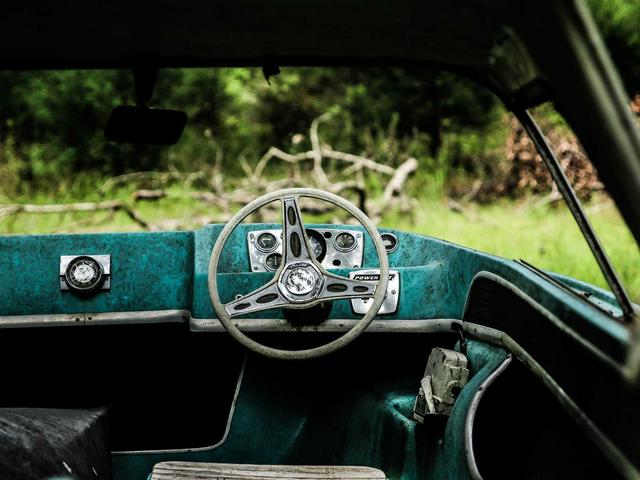
#> input picture samples/01.jpg, 640 x 480 px; its folder holds only this picture in this run
$ python render_results.py
#> lines starting #> are read from the running program, lines starting #| are printed output that depends on the picture
"""Create an inspectable image sheet from the saved predictions, including failures."""
import json
import textwrap
from pathlib import Path
from PIL import Image, ImageDraw, ImageFont

ROOT=Path(__file__).resolve().parent
font=ImageFont.truetype('/usr/share/fonts/truetype/dejavu/DejaVuSans.ttf',18)
title_font=ImageFont.truetype('/usr/share/fonts/truetype/dejavu/DejaVuSans.ttf',22)
annotations=json.loads((ROOT/'samples/annotations.json').read_text())['images']
#> (reads samples/annotations.json from the repository)
qwen={r['image']:r for r in json.loads((ROOT/'results/qwen.json').read_text())['results']}
#> (reads results/qwen.json from the repository)
siglip={r['image']:r for r in json.loads((ROOT/'results/siglip.json').read_text())['results']}
#> (reads results/siglip.json from the repository)
mobileclip={r['image']:r for r in json.loads((ROOT/'results/mobileclip.json').read_text())['results']}
#> (reads results/mobileclip.json from the repository)
review={r['image']:r for r in json.loads((ROOT/'results/review.json').read_text())['results']}
for sheet in range(2):
    canvas=Image.new('RGB',(1400,1920),'white')
#> canvas: PIL image 1400x1920 RGB; every value is 255
    draw=ImageDraw.Draw(canvas)
    draw.text((20,12),f'Random photos: {sheet*10+1:02d}-{sheet*10+10:02d} | Qwen3-VL-2B, SigLIP 2, MobileCLIP2 | CPU',font=title_font,fill='black')
    for cell,reference in enumerate(annotations[sheet*10:sheet*10+10]):
        index=reference['index']; name=f'{index:02d}.jpg'
        x,y=(cell%2)*700+20,(cell//2)*372+55
        image=Image.open(ROOT/'samples'/name); image.thumbnail((300,225))
#> further down, image is the input picture: PIL image 640x480 RGB; mean R, G, B 50.7, 61.2, 44.5
#> after `image.thumbnail((300, 225))`:
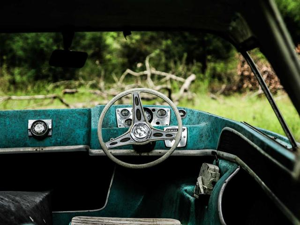
#> image: PIL image 300x225 RGB; mean R, G, B 50.7, 61.2, 44.6
        canvas.paste(image,(x,y+28))
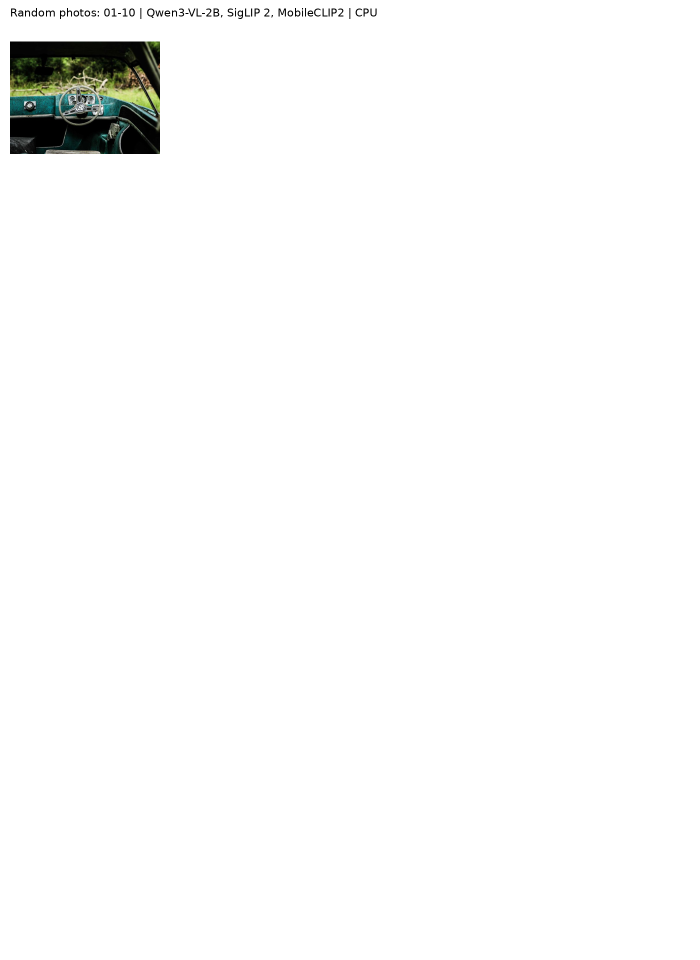
#> canvas: PIL image 1400x1920 RGB (shown at 1/2 size); mean R, G, B 249.6, 249.8, 249.4
#> (the run stopped early here; a loop or call above may not have finished)
